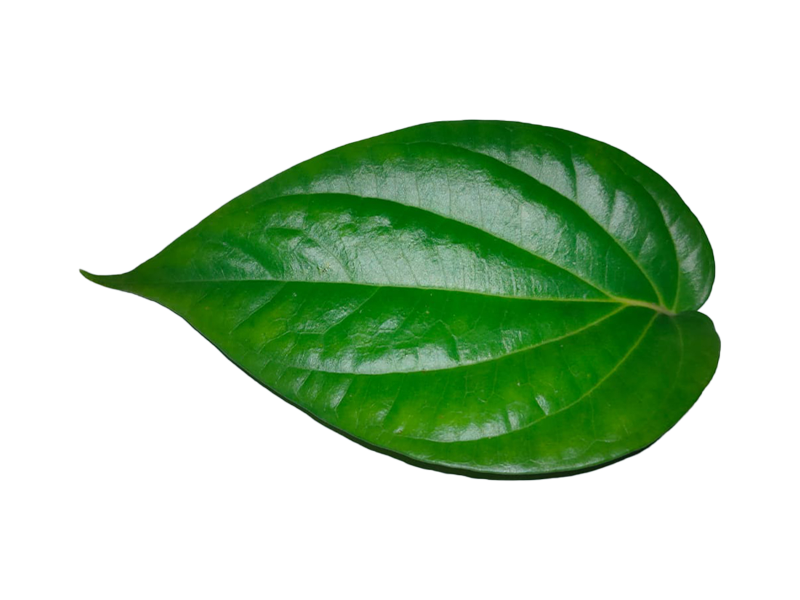
#> input picture Data Collection/Sirih/001.jpg, 1600 x 1200 px, found by its file name (shown at 1/2 size)
$ jupyter execute 'Image Fundamentals.ipynb'
#> lines starting #> are read from the running program, lines starting #| are printed output that depends on the picture; after the words box and inside, x2 and y2 are one past the last pixel; in counts of white or black regions, pixels touching at a corner belong together
[cell 1]
import cv2
import os

[cell 2]
# membaca image
image = cv2.imread("X:/AI/Data Collection\Sirih/001.jpg")
#> image is the input picture: shape (1200, 1600, 3); mean B, G, R 186.3, 211.8, 188.3

[cell 3]
print(image)
#> (printed output is left out)

[cell 4]
# menampilkan image
cv2.imshow('X:/AI/Data Collection\Sirih/001', image)
cv2.waitKey(0)
cv2.destroyAllWindows()

[cell 5]
print(image.shape)
#| (1200, 1600, 3)

[cell 6]
# mengakses nilai di pixel x=500, y=650
(b, g, r) = image[650, 500]
#> b = 0; g = 107; r = 10
print("blue =", b)
#| blue = 0
print("green = ", g)
#| green =  107
print("red = ", r)
#| red =  10

[cell 7]
# crop image
im_crop = image[100:660, 100:380]
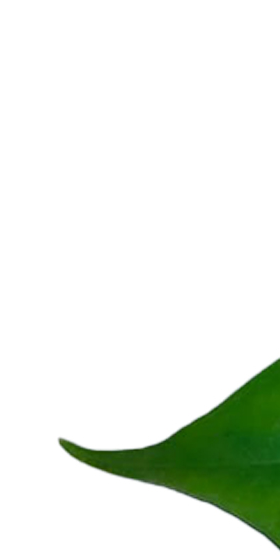
#> im_crop: shape (560, 280, 3); mean B, G, R 230.6, 238.6, 232.8
cv2.imshow('crop',im_crop)
cv2.waitKey(0)
cv2.destroyAllWindows()
print(im_crop.shape)
#| (560, 280, 3)

[cell 8]
# mengcopy image
cp_image = image.copy()
print(cp_image.shape)
#| (1200, 1600, 3)

[cell 9]
# mengubah nilai pixel
cp_image[600:650, 370:500] = (100, 255, 240)
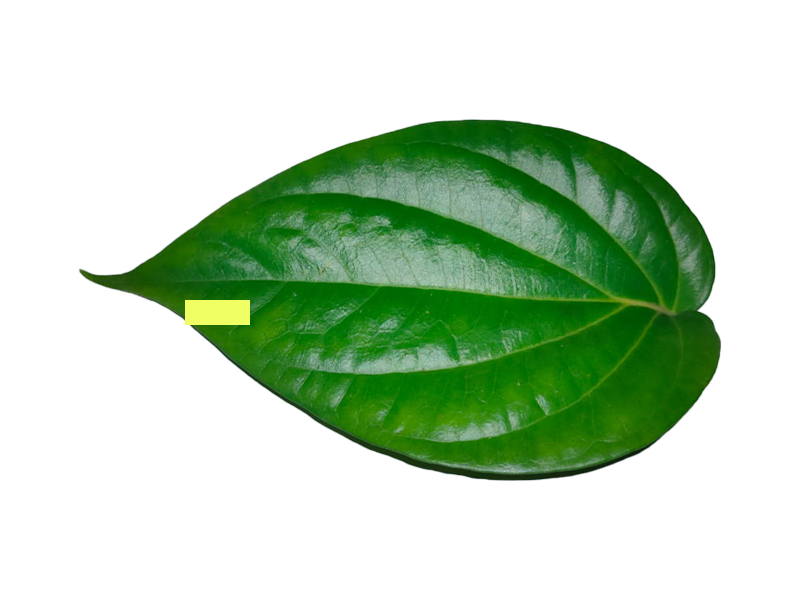
#> cp_image: shape (1200, 1600, 3) (shown at 1/2 size); 0.34% of pixels changed, all inside (x1, y1, x2, y2) = (370, 600, 500, 650)
cv2.imshow('cp_image',cp_image)
cv2.waitKey(0)
cv2.destroyAllWindows()

[cell 10]
# resize image (ignore aspect ratio)
im_resized = cv2.resize(image, (400,400))
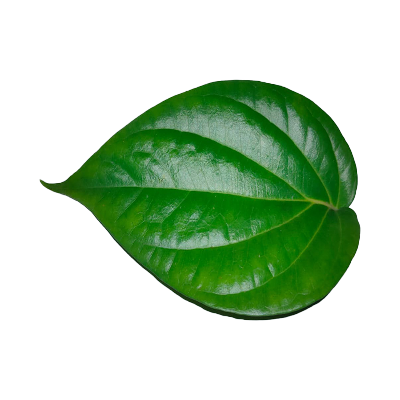
#> im_resized: shape (400, 400, 3); mean B, G, R 186.3, 211.9, 188.4
cv2.imshow('im_resized',im_resized)
cv2.waitKey(0)
cv2.destroyAllWindows()
print(im_resized.shape)
#| (400, 400, 3)

[cell 11]
# resize image (mempertahankan aspect ratio)
r = 400/image.shape[1]
#> r = 0.25
dim = (400,int(image.shape[0]*r))
#> dim = (400, 300)
im_resized = cv2.resize(image, dim)
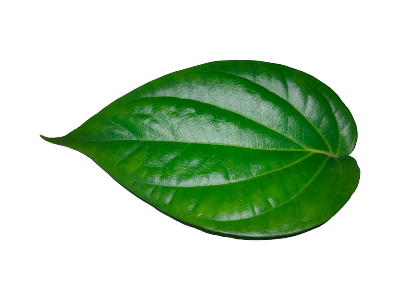
#> im_resized: shape (300, 400, 3); mean B, G, R 186.3, 211.8, 188.4
cv2.imshow('im_resized',im_resized)
cv2.waitKey(0)
cv2.destroyAllWindows()
print(im_resized.shape)
#| (300, 400, 3)
cv2.imwrite("resize.png", im_resized)
#> Out = True

[cell 12]
# Rotating an image
(h, w) = im_resized .shape[:2]
#> h = 300; w = 400
center = (w/2, h/2)
#> center = (200, 150)
M = cv2.getRotationMatrix2D(center, 90, 1.0)
#> M = [[6.12e-17, 1, 50], [-1, 6.12e-17, 350]]
rotated = cv2.warpAffine(im_resized, M, (w,h))
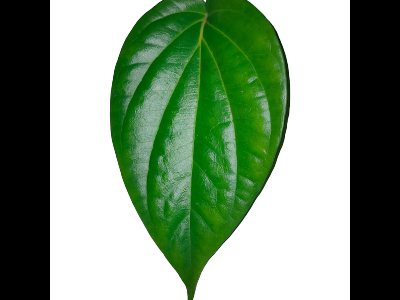
#> rotated: shape (300, 400, 3); mean B, G, R 123.5, 148.7, 125.5
cv2.imshow('rotate',rotated)
cv2.waitKey(0)
cv2.destroyAllWindows()

[cell 13]
# menyimpan image
cv2.imwrite("rotate.png", rotated)
#> Out = True

[cell 14]
# adjust image contrast
import numpy as np
im_adjusted = cv2.addWeighted(im_resized, 1.5, np.zeros(im_resized.shape, im_resized.dtype), 0, -100)
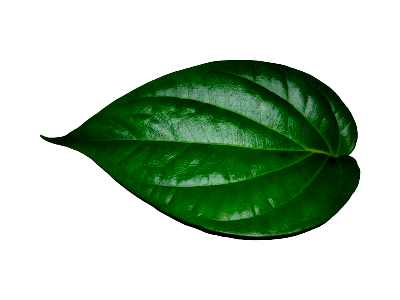
#> im_adjusted: shape (300, 400, 3); mean B, G, R 180, 199.1, 179.3
cv2.imshow('Original Image',im_resized)
cv2.imshow('Adjusted Image',im_adjusted)
cv2.waitKey(0)
cv2.destroyAllWindows()
print(im_resized.shape)
#| (300, 400, 3)

[cell 15]
# detect edges
im_edges = cv2.Canny(im_resized, 100, 200)
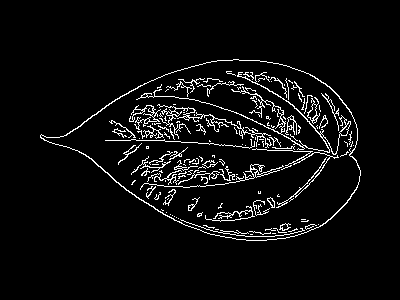
#> im_edges: shape (300, 400); 5% white in thin lines or dots, all inside (x1, y1, x2, y2) = (40, 59, 361, 241)
cv2.imshow('Original Image',im_resized)
cv2.imshow('Detected Edges',im_edges)
cv2.waitKey(0)
cv2.destroyAllWindows()

[cell 16]
# convert image to grayscale
im_gray = cv2.cvtColor(im_resized, cv2.COLOR_BGR2GRAY)
cv2.imshow('Original Image',im_resized)
cv2.imshow('Grayscale Image',im_gray)
cv2.waitKey(0)
cv2.destroyAllWindows()

[cell 17]
# membuat folder
import os
directory = "Sirih_Contrast"
parent_dir = "X:/AI/Basic Image Processing"
path = os.path.join(parent_dir, directory)

try:
    os.mkdir(path)
    print("Directory '% s' created" % directory)
except OSError as error:
    print(error)

[cell 18]
# get all files in a folder
import glob

imsc = 'X:/AI/Data Collection\Sirih/'
ext = ['png', 'jpg', 'gif']    # Add image formats here

files = []
[files.extend(glob.glob(imsc + '*.' + e)) for e in ext]

images = [cv2.imread(file) for file in files]
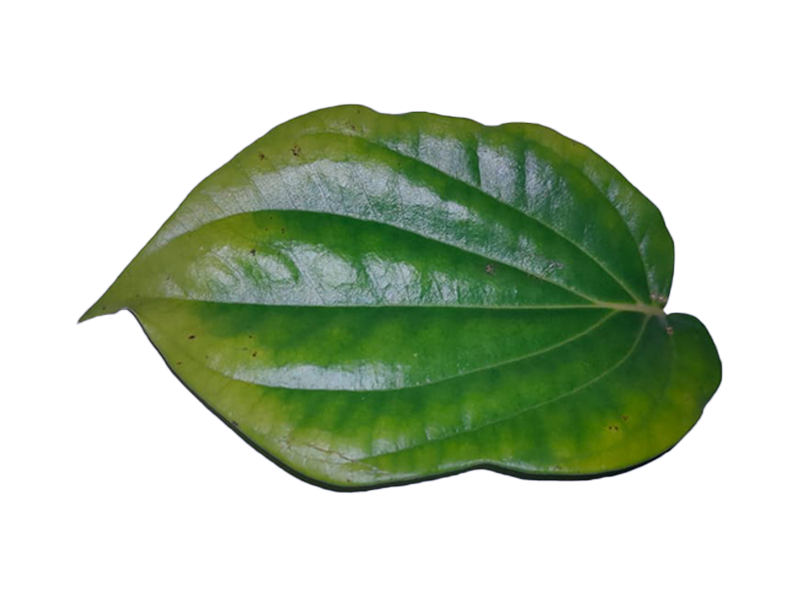
#> input picture Data Collection/Sirih/002.jpg, 1600 x 1200 px (shown at 1/2 size)
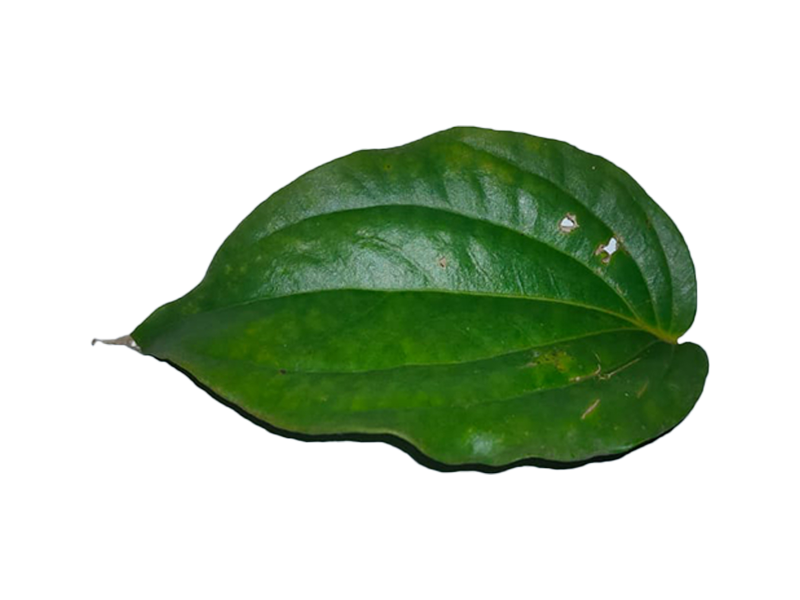
#> input picture Data Collection/Sirih/005.jpg, 1600 x 1200 px (shown at 1/2 size)
#> images = 3 items

# adjust contrast to all of them nd save to different location
i = 1
for img in images:
    im_gray = cv2.cvtColor(img, cv2.COLOR_BGR2GRAY)
    #im_adjusted = cv2.addWeighted(img, 1.5, np.zeros(img.shape, img.dtype), 0, -100)
    im_name = "X:/AI/Basic Image Processing\Sirih_Contrast/" + str(i) + ".jpg"
    cv2.imwrite(im_name, im_gray)
    i+=1
#> this loop made 3 passes
#> pass 3, `im_gray = cv2.cvtColor(img, cv2.COLOR_BGR2GRAY)`:
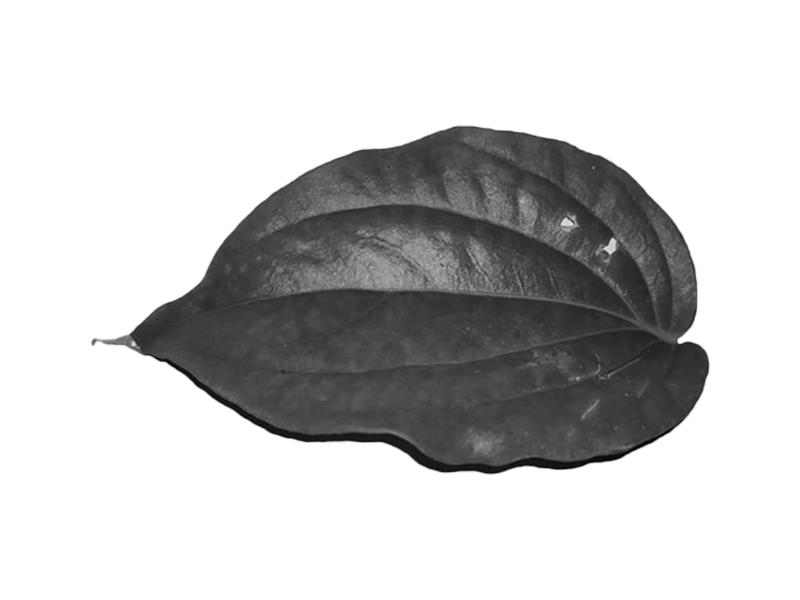
#> im_gray: shape (1200, 1600) (shown at 1/2 size); min 0, max 255, mean 200.5
#> after the loop, i = 4
